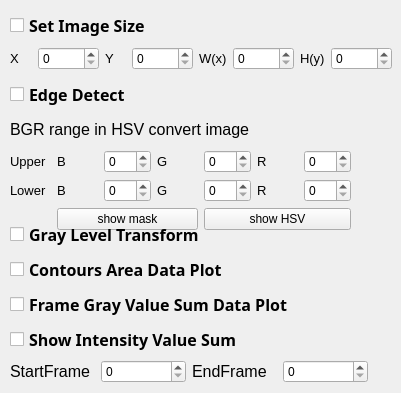
    <widget class="QWidget" name="Analysis_tab">
     <attribute name="title">
      <string>Analysis</string>
     </attribute>
     <widget class="QWidget" name="layoutWidget_2">
      <property name="geometry">
       <rect>
        <x>10</x>
        <y>80</y>
        <width>341</width>
        <height>150</height>
       </rect>
      </property>
      <layout class="QGridLayout" name="gridLayout_2">
       <item row="3" column="5">
        <widget class="QLabel" name="label_13">
         <property name="font">
          <font>
           <pointsize>10</pointsize>
          </font>
         </property>
         <property name="text">
          <string>R</string>
         </property>
        </widget>
       </item>
       <item row="2" column="0">
        <widget class="QLabel" name="label_2">
         <property name="font">
          <font>
           <pointsize>10</pointsize>
          </font>
         </property>
         <property name="text">
          <string>Upper</string>
         </property>
        </widget>
       </item>
       <item row="2" column="3">
        <widget class="QLabel" name="label_9">
         <property name="font">
          <font>
           <pointsize>10</pointsize>
          </font>
         </property>
         <property name="text">
          <string>G</string>
         </property>
        </widget>
       </item>
       <item row="3" column="3">
        <widget class="QLabel" name="label_12">
         <property name="font">
          <font>
           <pointsize>10</pointsize>
          </font>
         </property>
         <property name="text">
          <string>G</string>
         </property>
        </widget>
       </item>
       <item row="2" column="1">
        <widget class="QLabel" name="label_8">
         <property name="font">
          <font>
           <pointsize>10</pointsize>
          </font>
         </property>
         <property name="text">
          <string>B</string>
         </property>
        </widget>
       </item>
       <item row="3" column="0">
        <widget class="QLabel" name="label_7">
         <property name="font">
          <font>
           <pointsize>10</pointsize>
          </font>
         </property>
         <property name="text">
          <string>Lower</string>
         </property>
        </widget>
       </item>
       <item row="2" column="5">
        <widget class="QLabel" name="label_10">
         <property name="font">
          <font>
           <pointsize>10</pointsize>
          </font>
         </property>
         <property name="text">
          <string>R</string>
         </property>
        </widget>
       </item>
       <item row="3" column="1">
        <widget class="QLabel" name="label_11">
         <property name="font">
          <font>
           <pointsize>10</pointsize>
          </font>
         </property>
         <property name="text">
          <string>B</string>
         </property>
        </widget>
       </item>
       <item row="0" column="0" colspan="3">
        <widget class="QCheckBox" name="EdgeDetectCheckBox">
         <property name="font">
          <font>
           <family>Adobe 黑体 Std R</family>
           <pointsize>12</pointsize>
           <weight>75</weight>
           <italic>false</italic>
           <bold>true</bold>
           <underline>false</underline>
           <strikeout>false</strikeout>
          </font>
         </property>
         <property name="text">
          <string>Edge Detect</string>
         </property>
         <property name="iconSize">
          <size>
           <width>16</width>
           <height>16</height>
          </size>
         </property>
        </widget>
       </item>
       <item row="2" column="6">
        <widget class="QSpinBox" name="EdgeDetectUpperR">
         <property name="maximum">
          <number>255</number>
         </property>
        </widget>
       </item>
       <item row="2" column="2">
        <widget class="QSpinBox" name="EdgeDetectUpperB">
         <property name="maximum">
          <number>255</number>
         </property>
        </widget>
       </item>
       <item row="2" column="4">
        <widget class="QSpinBox" name="EdgeDetectUpperG">
         <property name="maximum">
          <number>255</number>
         </property>
        </widget>
       </item>
       <item row="3" column="2">
        <widget class="QSpinBox" name="EdgeDetectLowerB">
         <property name="maximum">
          <number>255</number>
         </property>
        </widget>
       </item>
       <item row="3" column="4">
        <widget class="QSpinBox" name="EdgeDetectLowerG">
         <property name="maximum">
          <number>255</number>
         </property>
        </widget>
       </item>
       <item row="3" column="6">
        <widget class="QSpinBox" name="EdgeDetectLowerR">
         <property name="maximum">
          <number>255</number>
         </property>
        </widget>
       </item>
       <item row="1" column="0" colspan="7">
        <widget class="QLabel" name="label">
         <property name="font">
          <font>
           <pointsize>12</pointsize>
          </font>
         </property>
         <property name="text">
          <string>BGR range in HSV convert image</string>
         </property>
        </widget>
       </item>
       <item row="4" column="4" colspan="3">
        <widget class="QPushButton" name="ShowHSVButton">
         <property name="text">
          <string>show HSV</string>
         </property>
        </widget>
       </item>
       <item row="4" column="1" colspan="3">
        <widget class="QPushButton" name="ShowMaskButton">
         <property name="text">
          <string>show mask</string>
         </property>
        </widget>
       </item>
      </layout>
     </widget>
     <widget class="QWidget" name="layoutWidget">
      <property name="geometry">
       <rect>
        <x>10</x>
        <y>10</y>
        <width>382</width>
        <height>61</height>
       </rect>
      </property>
      <layout class="QGridLayout" name="gridLayout_5">
       <item row="0" column="0" colspan="4">
        <widget class="QCheckBox" name="SetImageSizeCheckBox">
         <property name="font">
          <font>
           <family>Adobe 黑体 Std R</family>
           <pointsize>12</pointsize>
           <weight>75</weight>
           <italic>false</italic>
           <bold>true</bold>
           <underline>false</underline>
           <strikeout>false</strikeout>
          </font>
         </property>
         <property name="text">
          <string>Set Image Size</string>
         </property>
         <property name="iconSize">
          <size>
           <width>16</width>
           <height>16</height>
          </size>
         </property>
        </widget>
       </item>
       <item row="1" column="0">
        <widget class="QLabel" name="label_18">
         <property name="font">
          <font>
           <pointsize>10</pointsize>
          </font>
         </property>
         <property name="text">
          <string>X</string>
         </property>
        </widget>
       </item>
       <item row="1" column="1">
        <widget class="QSpinBox" name="CropImgXcoordinate">
         <property name="maximum">
          <number>10000</number>
         </property>
        </widget>
       </item>
       <item row="1" column="2">
        <widget class="QLabel" name="label_19">
         <property name="font">
          <font>
           <pointsize>10</pointsize>
          </font>
         </property>
         <property name="text">
          <string>Y</string>
         </property>
        </widget>
       </item>
       <item row="1" column="3">
        <widget class="QSpinBox" name="CropImgYcoordinate">
         <property name="maximum">
          <number>10000</number>
         </property>
        </widget>
       </item>
       <item row="1" column="4">
        <widget class="QLabel" name="label_20">
         <property name="font">
          <font>
           <pointsize>10</pointsize>
          </font>
         </property>
         <property name="text">
          <string>W(x)</string>
         </property>
        </widget>
       </item>
       <item row="1" column="5">
        <widget class="QSpinBox" name="CropImgWidth">
         <property name="maximum">
          <number>10000</number>
         </property>
        </widget>
       </item>
       <item row="1" column="6">
        <widget class="QLabel" name="label_17">
         <property name="font">
          <font>
           <pointsize>10</pointsize>
          </font>
         </property>
         <property name="text">
          <string>H(y)</string>
         </property>
        </widget>
       </item>
       <item row="1" column="7">
        <widget class="QSpinBox" name="CropImgHeight">
         <property name="maximum">
          <number>10000</number>
         </property>
        </widget>
       </item>
      </layout>
     </widget>
     <widget class="QWidget" name="gridLayoutWidget_2">
      <property name="geometry">
       <rect>
        <x>10</x>
        <y>220</y>
        <width>358</width>
        <height>164</height>
       </rect>
      </property>
      <layout class="QGridLayout" name="gridLayout_9">
       <item row="4" column="1">
        <widget class="QSpinBox" name="StartFrameSpinBox">
         <property name="maximum">
          <number>999999999</number>
         </property>
        </widget>
       </item>
       <item row="4" column="2">
        <widget class="QLabel" name="label_25">
         <property name="font">
          <font>
           <pointsize>12</pointsize>
          </font>
         </property>
         <property name="text">
          <string>EndFrame</string>
         </property>
        </widget>
       </item>
       <item row="4" column="0">
        <widget class="QLabel" name="label_24">
         <property name="font">
          <font>
           <pointsize>12</pointsize>
          </font>
         </property>
         <property name="text">
          <string>StartFrame</string>
         </property>
        </widget>
       </item>
       <item row="4" column="3">
        <widget class="QSpinBox" name="EndFrameSpinBox">
         <property name="maximum">
          <number>999999999</number>
         </property>
        </widget>
       </item>
       <item row="0" column="0" colspan="4">
        <widget class="QCheckBox" name="GrayLevelTransformCheckBox">
         <property name="font">
          <font>
           <family>Adobe 黑体 Std R</family>
           <pointsize>12</pointsize>
           <weight>75</weight>
           <italic>false</italic>
           <bold>true</bold>
           <underline>false</underline>
           <strikeout>false</strikeout>
          </font>
         </property>
         <property name="text">
          <string>Gray Level Transform</string>
         </property>
         <property name="iconSize">
          <size>
           <width>16</width>
           <height>16</height>
          </size>
         </property>
        </widget>
       </item>
       <item row="1" column="0" colspan="4">
        <widget class="QCheckBox" name="ContoursAreaDataPlotCheckBox">
         <property name="font">
          <font>
           <family>Adobe 黑体 Std R</family>
           <pointsize>12</pointsize>
           <weight>75</weight>
           <italic>false</italic>
           <bold>true</bold>
           <underline>false</underline>
           <strikeout>false</strikeout>
          </font>
         </property>
         <property name="text">
          <string>Contours Area Data Plot</string>
         </property>
         <property name="iconSize">
          <size>
           <width>16</width>
           <height>16</height>
          </size>
         </property>
        </widget>
       </item>
       <item row="2" column="0" colspan="4">
        <widget class="QCheckBox" name="FrameGrayValueSumDataPlotCheckBox">
         <property name="font">
          <font>
           <family>Adobe 黑体 Std R</family>
           <pointsize>12</pointsize>
           <weight>75</weight>
           <italic>false</italic>
           <bold>true</bold>
           <underline>false</underline>
           <strikeout>false</strikeout>
          </font>
         </property>
         <property name="text">
          <string>Frame Gray Value Sum Data Plot</string>
         </property>
         <property name="iconSize">
          <size>
           <width>16</width>
           <height>16</height>
          </size>
         </property>
        </widget>
       </item>
       <item row="3" column="0" colspan="4">
        <widget class="QCheckBox" name="ShowIntensitySumCheckBox">
         <property name="font">
          <font>
           <family>Adobe 黑体 Std R</family>
           <pointsize>12</pointsize>
           <weight>75</weight>
           <italic>false</italic>
           <bold>true</bold>
           <underline>false</underline>
           <strikeout>false</strikeout>
          </font>
         </property>
         <property name="text">
          <string>Show Intensity Value Sum</string>
         </property>
         <property name="iconSize">
          <size>
           <width>16</width>
           <height>16</height>
          </size>
         </property>
        </widget>
       </item>
      </layout>
     </widget>
    </widget>
